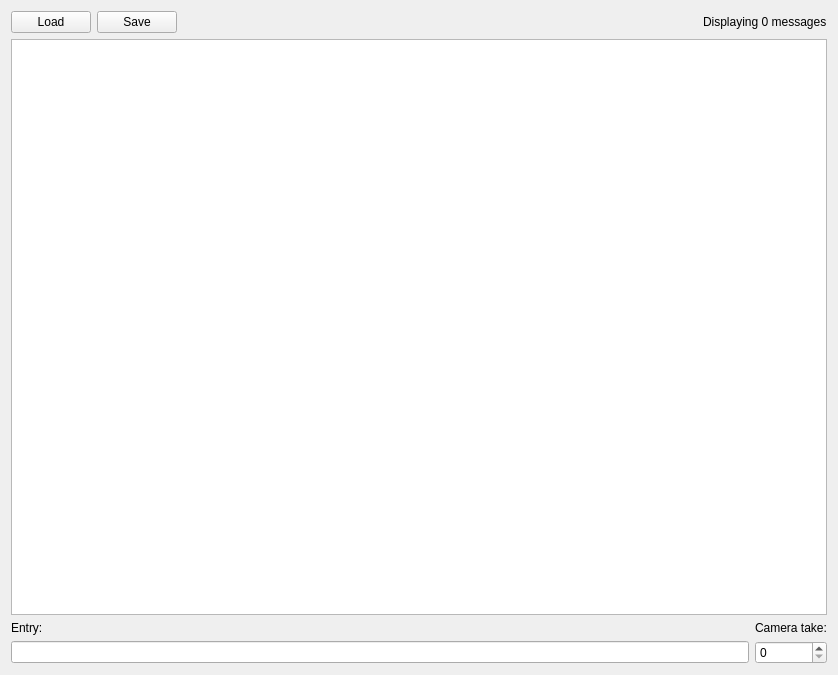
<?xml version="1.0" encoding="UTF-8"?>
<ui version="4.0">
 <class>NotesWidget</class>
 <widget class="QWidget" name="notes_widget">
  <property name="geometry">
   <rect>
    <x>0</x>
    <y>0</y>
    <width>838</width>
    <height>675</height>
   </rect>
  </property>
  <property name="windowTitle">
   <string>Console</string>
  </property>
  <property name="windowIcon">
   <iconset>
    <normaloff>img/march-walking.png</normaloff>img/march-walking.png</iconset>
  </property>
  <layout class="QGridLayout" name="gridLayout">
   <item row="0" column="0">
    <layout class="QHBoxLayout" name="horizontalLayout">
     <property name="sizeConstraint">
      <enum>QLayout::SetMinAndMaxSize</enum>
     </property>
     <item>
      <widget class="QPushButton" name="load_button">
       <property name="toolTip">
        <string>Load a log file</string>
       </property>
       <property name="text">
        <string>Load</string>
       </property>
       <property name="iconSize">
        <size>
         <width>16</width>
         <height>16</height>
        </size>
       </property>
      </widget>
     </item>
     <item>
      <widget class="QPushButton" name="save_button">
       <property name="toolTip">
        <string>Save currently displayed messages to a file</string>
       </property>
       <property name="text">
        <string>Save</string>
       </property>
       <property name="iconSize">
        <size>
         <width>16</width>
         <height>16</height>
        </size>
       </property>
      </widget>
     </item>
     <item>
      <spacer name="horizontal_spacer">
       <property name="orientation">
        <enum>Qt::Horizontal</enum>
       </property>
       <property name="sizeHint" stdset="0">
        <size>
         <width>40</width>
         <height>20</height>
        </size>
       </property>
      </spacer>
     </item>
     <item>
      <widget class="QLabel" name="messages_label">
       <property name="text">
        <string>Displaying 0 messages</string>
       </property>
      </widget>
     </item>
    </layout>
   </item>
   <item row="1" column="0">
    <widget class="QSplitter" name="table_splitter">
     <property name="orientation">
      <enum>Qt::Vertical</enum>
     </property>
     <property name="handleWidth">
      <number>9</number>
     </property>
     <property name="childrenCollapsible">
      <bool>true</bool>
     </property>
     <widget class="QWidget" name="PlaceHolder">
      <layout class="QVBoxLayout" name="vertical_table_layout">
       <item>
        <widget class="QTableView" name="table_view">
         <property name="autoScrollMargin">
          <number>16</number>
         </property>
         <property name="showDropIndicator" stdset="0">
          <bool>false</bool>
         </property>
         <property name="alternatingRowColors">
          <bool>true</bool>
         </property>
         <property name="selectionBehavior">
          <enum>QAbstractItemView::SelectRows</enum>
         </property>
         <property name="iconSize">
          <size>
           <width>16</width>
           <height>16</height>
          </size>
         </property>
         <property name="horizontalScrollMode">
          <enum>QAbstractItemView::ScrollPerPixel</enum>
         </property>
         <property name="sortingEnabled">
          <bool>true</bool>
         </property>
         <attribute name="horizontalHeaderShowSortIndicator" stdset="0">
          <bool>false</bool>
         </attribute>
         <attribute name="horizontalHeaderStretchLastSection">
          <bool>true</bool>
         </attribute>
         <attribute name="verticalHeaderVisible">
          <bool>false</bool>
         </attribute>
        </widget>
       </item>
      </layout>
     </widget>
    </widget>
   </item>
   <item row="2" column="0">
    <layout class="QGridLayout" name="gridLayout_2">
     <item row="1" column="0">
      <widget class="QLineEdit" name="input_field"/>
     </item>
     <item row="0" column="0">
      <widget class="QLabel" name="label">
       <property name="text">
        <string>Entry:</string>
       </property>
      </widget>
     </item>
     <item row="1" column="1">
      <widget class="QSpinBox" name="spinBox"/>
     </item>
     <item row="0" column="1">
      <widget class="QLabel" name="label_2">
       <property name="text">
        <string>Camera take:</string>
       </property>
      </widget>
     </item>
    </layout>
   </item>
  </layout>
 </widget>
 <resources/>
 <connections/>
</ui>
